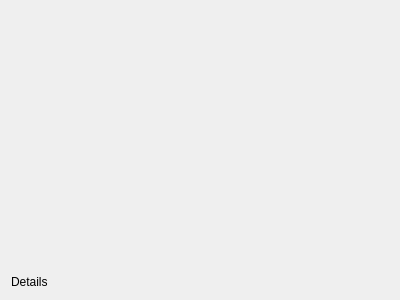
<?xml version="1.0" encoding="UTF-8"?>
<ui version="4.0">
 <class>AboutDialog</class>
 <widget class="QDialog" name="AboutDialog">
  <property name="geometry">
   <rect>
    <x>0</x>
    <y>0</y>
    <width>400</width>
    <height>300</height>
   </rect>
  </property>
  <property name="windowTitle">
   <string>Dialog</string>
  </property>
  <layout class="QVBoxLayout" name="verticalLayout_2">
   <item>
    <layout class="QVBoxLayout" name="m_layout">
     <item alignment="Qt::AlignHCenter">
      <widget class="QLabel" name="m_applicationIcon">
       <property name="text">
        <string/>
       </property>
       <property name="pixmap">
        <pixmap resource="../../resources/resources.qrc">:/app-icon</pixmap>
       </property>
      </widget>
     </item>
     <item>
      <spacer name="m_verticalSpacer">
       <property name="orientation">
        <enum>Qt::Vertical</enum>
       </property>
       <property name="sizeHint" stdset="0">
        <size>
         <width>20</width>
         <height>40</height>
        </size>
       </property>
      </spacer>
     </item>
     <item>
      <layout class="QVBoxLayout" name="m_labelsLayout">
       <item>
        <widget class="QLabel" name="m_details">
         <property name="text">
          <string>Details</string>
         </property>
        </widget>
       </item>
      </layout>
     </item>
    </layout>
   </item>
  </layout>
 </widget>
 <resources>
  <include location="../../resources/resources.qrc"/>
 </resources>
 <connections/>
</ui>
